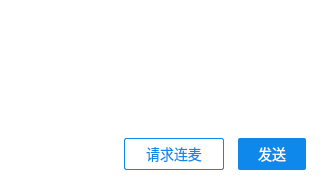
         <widget class="QWidget" name="m_zoneInput" native="true">
          <property name="sizePolicy">
           <sizepolicy hsizetype="Minimum" vsizetype="Minimum">
            <horstretch>0</horstretch>
            <verstretch>0</verstretch>
           </sizepolicy>
          </property>
          <property name="minimumSize">
           <size>
            <width>320</width>
            <height>180</height>
           </size>
          </property>
          <property name="maximumSize">
           <size>
            <width>320</width>
            <height>180</height>
           </size>
          </property>
          <property name="styleSheet">
           <string notr="true">background-color: #ffffff;</string>
          </property>
          <layout class="QVBoxLayout" name="verticalLayout_9">
           <property name="spacing">
            <number>0</number>
           </property>
           <property name="leftMargin">
            <number>0</number>
           </property>
           <property name="topMargin">
            <number>0</number>
           </property>
           <property name="rightMargin">
            <number>0</number>
           </property>
           <property name="bottomMargin">
            <number>0</number>
           </property>
           <item>
            <layout class="QVBoxLayout" name="verticalLayout_8">
             <property name="spacing">
              <number>0</number>
             </property>
             <item>
              <widget class="QTextEdit" name="m_edInput">
               <property name="styleSheet">
                <string notr="true">QTextEdit{
    font-family: 微软雅黑;
    font-size: 14px;
    padding-left: 10px;
    color: #333333;
}

QScrollBar:vertical{
    border:0px solid grey;
    width: 10px;
}

QScrollBar::handle:vertical{
     background-color: #dbdbdb;
     border-radius: 5px;
     min-height: 20px;
     
}

QScrollBar::handle:vertical:hover{
     background-color: #d0d0d0;
}</string>
               </property>
               <property name="frameShape">
                <enum>QFrame::NoFrame</enum>
               </property>
              </widget>
             </item>
             <item>
              <spacer name="verticalSpacer_8">
               <property name="orientation">
                <enum>Qt::Vertical</enum>
               </property>
               <property name="sizeType">
                <enum>QSizePolicy::Fixed</enum>
               </property>
               <property name="sizeHint" stdset="0">
                <size>
                 <width>20</width>
                 <height>10</height>
                </size>
               </property>
              </spacer>
             </item>
             <item>
              <layout class="QHBoxLayout" name="horizontalLayout_8">
               <property name="spacing">
                <number>0</number>
               </property>
               <item>
                <spacer name="horizontalSpacer_8">
                 <property name="orientation">
                  <enum>Qt::Horizontal</enum>
                 </property>
                 <property name="sizeHint" stdset="0">
                  <size>
                   <width>40</width>
                   <height>20</height>
                  </size>
                 </property>
                </spacer>
               </item>
               <item>
                <widget class="QPushButton" name="m_bRequestJoinLive">
                 <property name="minimumSize">
                  <size>
                   <width>100</width>
                   <height>32</height>
                  </size>
                 </property>
                 <property name="maximumSize">
                  <size>
                   <width>100</width>
                   <height>32</height>
                  </size>
                 </property>
                 <property name="cursor">
                  <cursorShape>PointingHandCursor</cursorShape>
                 </property>
                 <property name="styleSheet">
                  <string notr="true">QPushButton:!enabled{
     font-family: 微软雅黑;
     font-size: 14px;
     border: 1px solid #e6e6e6;
     border-radius: 2px;
     background-color: #ffffff;
     color: #e6e6e6;   
}
QPushButton:enabled:!hover{
     font-family: 微软雅黑;
     font-size: 14px;
     border: 1px solid #0e88eb;
     border-radius: 2px;
     background-color: #ffffff;
     color: #0e88eb;   
}

QPushButton:enabled:hover{
    font-family: 微软雅黑;
     font-size: 14px;
     border: 1px solid #0e88eb;
     border-radius: 2px;
     background-color: #0e88eb;
     color: #ffffff;   
}

QPushButton:enabled:hover:pressed{
    font-family: 微软雅黑;
     font-size: 14px;
     border: 1px solid #0e88eb;
     border-radius: 2px;
     background-color: #0d80de;
     color: #ffffff;   
}</string>
                 </property>
                 <property name="text">
                  <string>请求连麦</string>
                 </property>
                </widget>
               </item>
               <item>
                <spacer name="horizontalSpacer_9">
                 <property name="orientation">
                  <enum>Qt::Horizontal</enum>
                 </property>
                 <property name="sizeType">
                  <enum>QSizePolicy::Fixed</enum>
                 </property>
                 <property name="sizeHint" stdset="0">
                  <size>
                   <width>14</width>
                   <height>20</height>
                  </size>
                 </property>
                </spacer>
               </item>
               <item>
                <widget class="QPushButton" name="m_bSendMessage">
                 <property name="sizePolicy">
                  <sizepolicy hsizetype="Fixed" vsizetype="Fixed">
                   <horstretch>0</horstretch>
                   <verstretch>0</verstretch>
                  </sizepolicy>
                 </property>
                 <property name="minimumSize">
                  <size>
                   <width>68</width>
                   <height>32</height>
                  </size>
                 </property>
                 <property name="maximumSize">
                  <size>
                   <width>68</width>
                   <height>32</height>
                  </size>
                 </property>
                 <property name="cursor">
                  <cursorShape>PointingHandCursor</cursorShape>
                 </property>
                 <property name="styleSheet">
                  <string notr="true">QPushButton:!hover{
border: none;
border-radius: 2px;
font-family: 微软雅黑;
font-size: 14px;
background-color: #0e88eb;
color: #ffffff;
}

QPushButton:hover{
border: none;
border-radius: 2px;
font-family: 微软雅黑;
font-size: 14px;
background-color: #0f8ff7;
color: #ffffff;
}

QPushButton:hover:pressed{
border: none;
border-radius: 2px;
font-family: 微软雅黑;
font-size: 14px;
background-color: #0d80de;
color: #ffffff;
}</string>
                 </property>
                 <property name="text">
                  <string>发送</string>
                 </property>
                </widget>
               </item>
               <item>
                <spacer name="horizontalSpacer_10">
                 <property name="orientation">
                  <enum>Qt::Horizontal</enum>
                 </property>
                 <property name="sizeType">
                  <enum>QSizePolicy::Fixed</enum>
                 </property>
                 <property name="sizeHint" stdset="0">
                  <size>
                   <width>14</width>
                   <height>20</height>
                  </size>
                 </property>
                </spacer>
               </item>
              </layout>
             </item>
             <item>
              <spacer name="verticalSpacer_9">
               <property name="orientation">
                <enum>Qt::Vertical</enum>
               </property>
               <property name="sizeType">
                <enum>QSizePolicy::Fixed</enum>
               </property>
               <property name="sizeHint" stdset="0">
                <size>
                 <width>20</width>
                 <height>10</height>
                </size>
               </property>
              </spacer>
             </item>
            </layout>
           </item>
          </layout>
         </widget>
